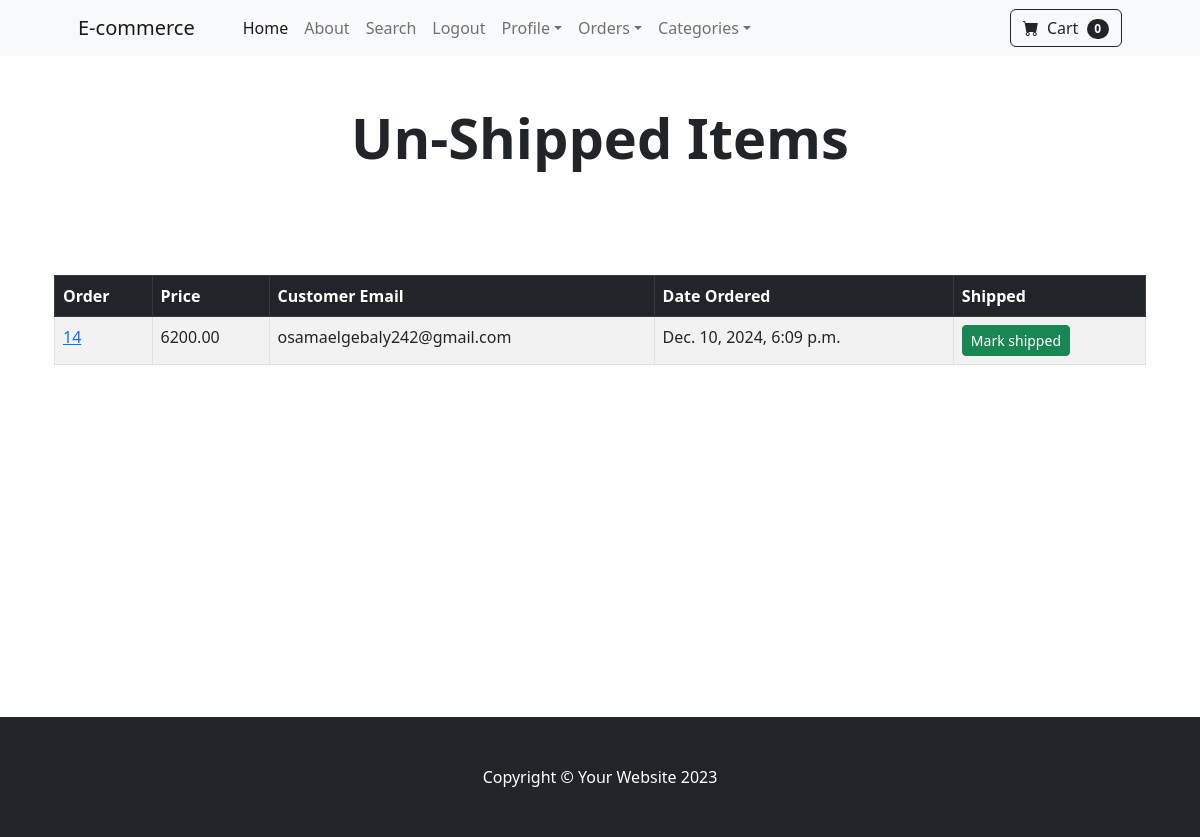
/payment/not_shipped_dath/ (signed in), run on an earlier commit of the app's database.
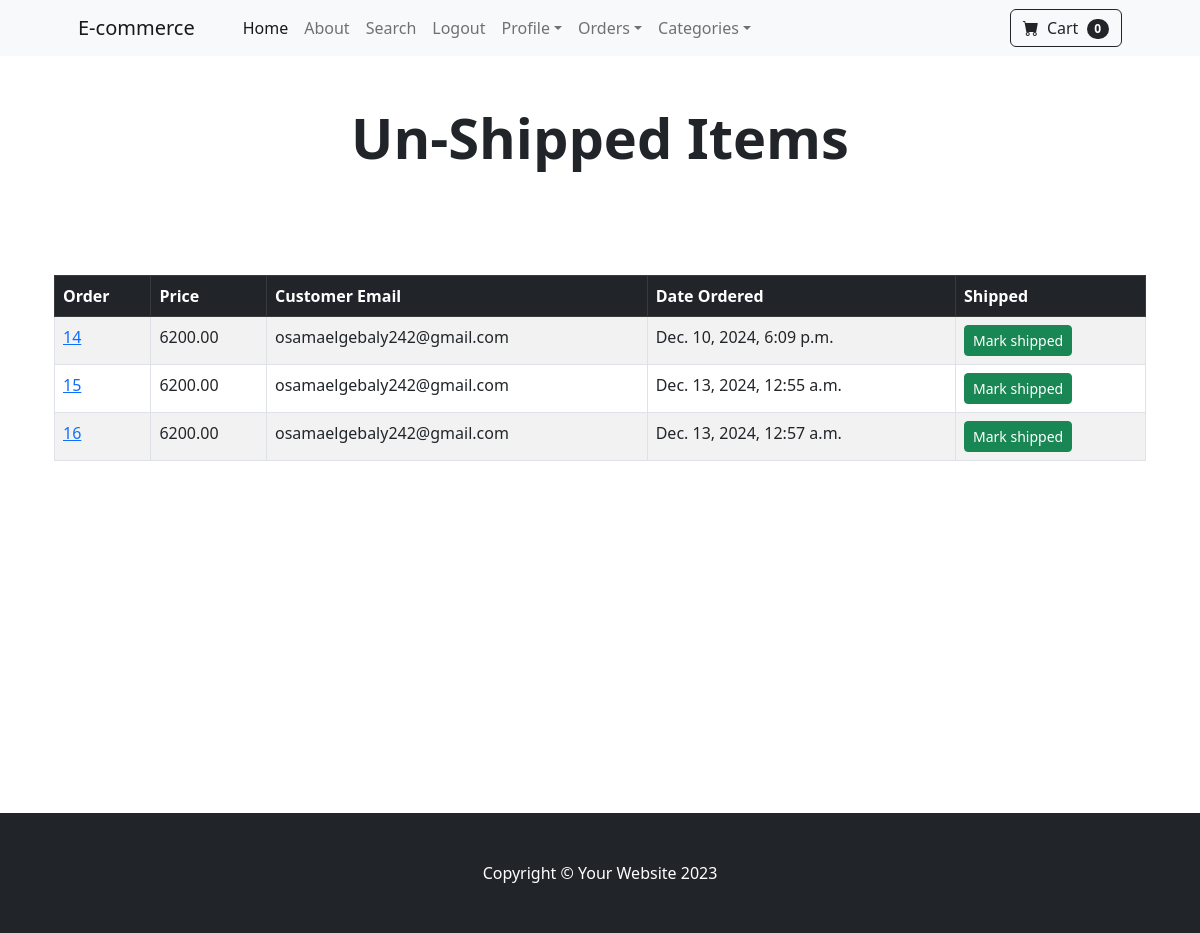
And on a later commit of the database.
### payment/models.py (models this page shows, shortened)
class Order(models.Model):
    user = models.ForeignKey(User,on_delete=models.CASCADE,null=True,blank=True)
    full_name = models.CharField(max_length=255)
    email = models.EmailField(max_length=250)
    shipping_address = models.TextField(max_length=20000)
    amount_paid = models.DecimalField(decimal_places=2,max_digits=10)
    date_ordered = models.DateTimeField(auto_now_add=True)
    shipped = models.BooleanField(default=False)
    date_shipped = models.DateTimeField(blank=True,null=True)

### payment/views.py (the view, shortened to what this page needs)
# urls.py: path('not_shipped_dath/',views.not_shipped_dash,name='not_shipped_dash'),
def not_shipped_dash(request):
     if request.user.is_authenticated and request.user.is_superuser:
          orders = Order.objects.filter(shipped=False)
          return render(request,'payment/not_shipped_dash.html',{'orders':orders})
     else:
          messages.success(request,'Access Denied ')
          return redirect('home')

### cart/cart.py (called while the page is built)
    def __len__(self):
        return len(self.cart)

### cart/context_processors.py (called while the page is built)
def cart(request):
    return {'cart':Cart(request)}

def categories(request):
    categories = Category.objects.all()
    return {'categories':categories}

### payment/templates/payment/not_shipped_dash.html (shortened to what this page needs)
{% extends "base.html" %}
{% block content %}
<header class=" py-5">
    <div class="container">
        <div class="text-center">
            <h1 class="display-4 fw-bolder">Un-Shipped Items </h1>
        </div>
    </div>
</header>
<br><br>
<div class="container">
    <div class="container">
        <table class="table table-striped table-hover table-bordered ">
            <thead class='table-dark'>
              <tr>
                <th scope="col">Order</th>
                <th scope="col">Price</th>
                <th scope="col">Customer Email</th>
                <th scope="col">Date Ordered </th>
                <th scope="col">Shipped </th>
              </tr>
            </thead>
            <tbody>
            {% for order in orders %}
               <tr>
                <td ><a href="{% url "orders" order.id %} ">{{order.id}}</td></a>
                <td>{{order.amount_paid}}</td>
                <td>{{order.email}} </td>
                <td>{{order.date_ordered}} </td>
                <td>
                  <form method='POST'>
                    <button type='submin' class='btn btn-success btn-sm'>Mark shipped</button>
                  </form>
                </td>
              </tr>
            {% endfor %}
            </tbody>
          </table>
    </div>
</div>
  <br><br><br><br><br><br>
<br><br><br><br><br><br><br><br>
{% endblock content %}

### ecommerce/templates/base.html (shortened to what this page needs)
{% load static %}
<!DOCTYPE html>
<html lang="en">
    <head>
        <link href="https://cdn.jsdelivr.net/npm/bootstrap-icons@1.5.0/font/bootstrap-icons.css" rel="stylesheet" />
        <link href=" {% static "css/styles.css" %} " rel="stylesheet" />
    </head>
    {% include "parts/nav.html" %}
    {% block content %}
    {% endblock content %}
    {% include "parts/footer.html" %}

### ecommerce/templates/parts/nav.html (shortened to what this page needs)
        <nav class="navbar navbar-expand-lg navbar-light bg-light">
            <div class="container px-4 px-lg-5">
                <a class="navbar-brand" href="{% url "home" %} ">E-commerce</a>
                <div class="collapse navbar-collapse" id="navbarSupportedContent">
                    <ul class="navbar-nav me-auto mb-2 mb-lg-0 ms-lg-4">
                        <li class="nav-item"><a class="nav-link active" aria-current="page" href="{% url "home" %} ">Home</a></li>
                        <li class="nav-item"><a class="nav-link" href="{% url "about" %}">About</a></li>
                        <li class="nav-item"><a class="nav-link " aria-current="page" href="{% url "search" %} ">Search</a></li>
                        {% if user.is_authenticated %}
                            <li class="nav-item"><a class="nav-link" href="{% url "logout" %}">Logout</a></li>
                        <li class="nav-item dropdown">
                            <a class="nav-link dropdown-toggle" id="navbarDropdown" href="#" role="button" data-bs-toggle="dropdown" aria-expanded="false">Profile</a>
                        </li>
                        {% else %}
                            <li class="nav-item"><a class="nav-link" href="{% url "register" %}">Register</a></li>
                            <li class="nav-item"><a class="nav-link" href="{% url "login" %}">Login</a></li>
                        {% endif %}
                        {% if user.is_authenticated and user.is_superuser %}
                            <li class="nav-item dropdown">
                                <a class="nav-link dropdown-toggle" id="navbarDropdown" href="#" role="button" data-bs-toggle="dropdown" aria-expanded="false">Orders</a>
                            </li>
                        {% endif %}
                        <li class="nav-item dropdown">
                            <a class="nav-link dropdown-toggle" id="navbarDropdown" href="#" role="button" data-bs-toggle="dropdown" aria-expanded="false">Categories</a>
                        </li>
                    </ul>
                    <form class="d-flex">
                        <a class="btn btn-outline-dark" href="{% url "cart_summary" %}" >
                            <i class="bi-cart-fill me-1"></i>
                            Cart
                            <span class="badge bg-dark text-white ms-1 rounded-pill" id='cart-quantity'>{{cart|length}} </span>
                        </a>
                    </form>
                </div>
            </div>
        </nav>

### ecommerce/templates/parts/footer.html
<footer class="py-5 bg-dark">
    <div class="container"><p class="m-0 text-center text-white">Copyright &copy; Your Website 2023</p></div>
</footer>

What changed in the data, as far as the page shows it:
added Order: id "15", amount_paid "6200.00", email "osamaelgebaly242@gmail.com", date_ordered "Dec. 13, 2024, 12:55 a.m."
added Order: id "16", amount_paid "6200.00", email "osamaelgebaly242@gmail.com", date_ordered "Dec. 13, 2024, 12:57 a.m."
